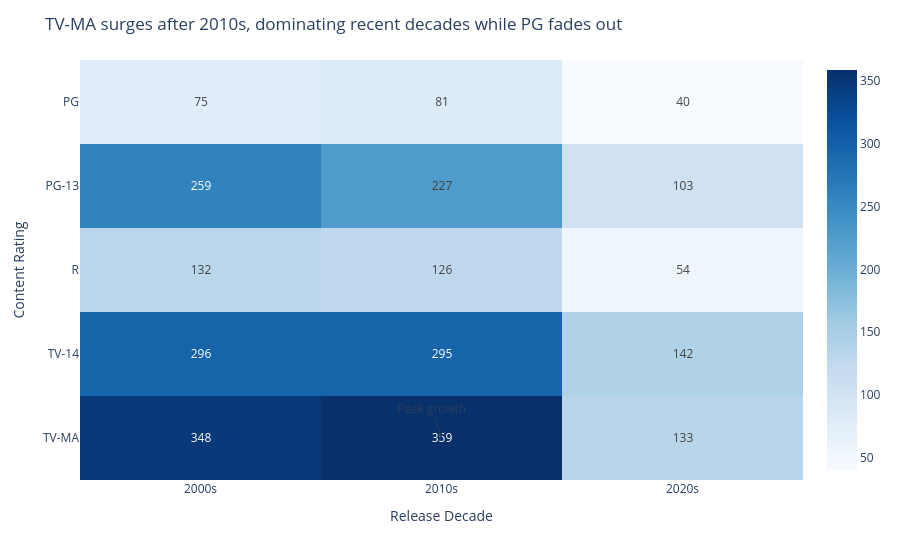

The notebook cell this image was saved under:
### Markdown cell above
## Task 1 — Heatmap: content by rating and release decade

**What to build:** A heatmap showing the number of titles by **content rating** (y-axis) and **decade** (x-axis).

**Requirements:**
- Create a 'decade' column: `df['decade'] = (df['release_year'] // 10 * 10).astype(str) + 's'`
- Filter to TV-14, TV-MA, PG-13, R, PG only (most common ratings)
- Sequential colour scale (Blues)
- Values shown in cells (`text_auto=True`)
- Insight title about which rating dominates which decade

### Code cell
# Task 1
# YOUR CODE HERE

import pandas as pd
import plotly.express as px

df['decade'] = (df['release_year'] // 10 * 10).astype(str) + 's'


ratings_filter = ['TV-14', 'TV-MA', 'PG-13', 'R', 'PG']
df_filtered = df[df['rating'].isin(ratings_filter)]


heatmap_data = (
    df_filtered
    .groupby(['rating', 'decade'])
    .size()
    .reset_index(name='count')
)

pivot_table = heatmap_data.pivot(index='rating', columns='decade', values='count').fillna(0)


fig = px.imshow(
    pivot_table,
    text_auto=True,  # ✔ values in cells
    color_continuous_scale='Blues',  # ✔ sequential scale
    aspect='auto'
)


fig.update_layout(
    title="TV-MA surges after 2010s, dominating recent decades while PG fades out",
    xaxis_title="Release Decade",
    yaxis_title="Content Rating"
)


fig.add_annotation(
    x="2010s",
    y="TV-MA",
    text="Peak growth",
    showarrow=True,
    arrowhead=2
)

fig.show()

### Figure 1 — Plotly figure (JSON) as saved in the notebook; plotly's stock layout.template omitted (floating-point values rounded to 4 significant figures)
{"data": [{"coloraxis": "coloraxis", "hovertemplate": "decade: %{x}<br>rating: %{y}<br>color: %{z}<extra></extra>", "name": "0", "texttemplate": "%{z}", "type": "heatmap", "x": ["2000s", "2010s", "2020s"], "xaxis": "x", "y": ["PG", "PG-13", "R", "TV-14", "TV-MA"], "yaxis": "y", "z": [[75, 81, 40], [259, 227, 103], [132, 126, 54], [296, 295, 142], [348, 359, 133]]}], "layout": {"annotations": [{"arrowhead": 2, "showarrow": true, "text": "Peak growth", "x": "2010s", "y": "TV-MA"}], "coloraxis": {"colorscale": [[0, "rgb(247,251,255)"], [0.125, "rgb(222,235,247)"], [0.25, "rgb(198,219,239)"], [0.375, "rgb(158,202,225)"], [0.5, "rgb(107,174,214)"], [0.625, "rgb(66,146,198)"], [0.75, "rgb(33,113,181)"], [0.875, "rgb(8,81,156)"], [1, "rgb(8,48,107)"]]}, "margin": {"t": 60}, "title": {"text": "TV-MA surges after 2010s, dominating recent decades while PG fades out"}, "xaxis": {"anchor": "y", "domain": [0, 1], "title": {"text": "Release Decade"}}, "yaxis": {"anchor": "x", "autorange": "reversed", "domain": [0, 1], "title": {"text": "Content Rating"}}}}
